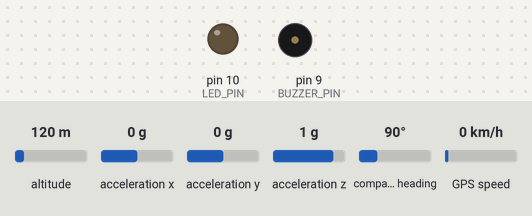
Simulated run of this sketch. Board: Arduino Uno, built with avr-gcc and run on an emulated ATmega328P. Shown: output pins drawn as LEDs (lit = HIGH), buzzer (waves = sounding, pin HIGH). Dashed ring = blinking. Inputs (shaded band) come from the test bench; at power-on: GPS speed 0 km/h, altitude 120 m, acceleration x 0 g, acceleration y 0 g, acceleration z 1 g, compass heading 90°. The GPS gets a fix after 3 s at 37.7749, -122.4194 with 8 satellites; the modem accepts every AT command (registered, SIM ready, sends succeed) and sends nothing else; what the sketch prints to the serial monitor is not drawn.

Above: at 3.2 s.
3.3 s: GPS speed set to 58 km/h
5.2 s: GPS speed set to 62 km/h
At 6.6 s:
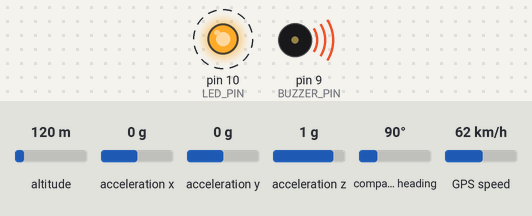
8.2 s: GPS speed set to 2 km/h
At 10.2 s:
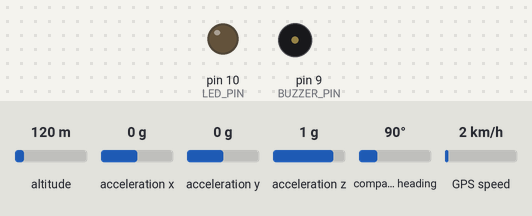
10.6 s: GPS speed set to 90 km/h
At 11.8 s:
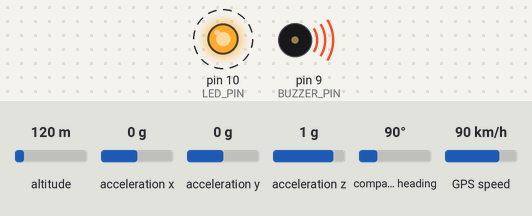
Timing chart, 0 to 14.6 s (numbered marks = the images above; inputs shaded):
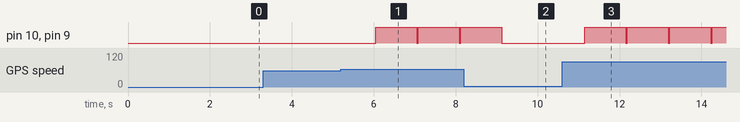

The sketch:

smartHelmet.ino
```cpp
#include <Wire.h>
#include <Adafruit_ADXL345_U.h>
#include <SoftwareSerial.h>
#include <TinyGPS++.h>

// Pin Definitions
#define GSM_RX 7
#define GSM_TX 8
#define GPS_RX 4
#define GPS_TX 3
#define BUZZER_PIN 9
#define LED_PIN 10

// Constants
#define CRASH_THRESHOLD 10000 // Adjust based on sensitivity (raw value)
#define SPEED_LIMIT 60 // Speed limit in km/h

// Objects
Adafruit_ADXL345_Unified accel = Adafruit_ADXL345_Unified(12345); // I2C address: 0x53
SoftwareSerial gsmSerial(GSM_RX, GSM_TX); // RX, TX for GSM module
SoftwareSerial gpsSerial(GPS_RX, GPS_TX); // RX, TX for GPS module
TinyGPSPlus gps;

// Flags
bool crashDetected = false;

void setup() {
  Serial.begin(9600);
  Wire.begin();
  gsmSerial.begin(9600); // Initialize GSM module serial communication
  gpsSerial.begin(9600); // Initialize GPS module serial communication

  // Initialize accelerometer
  if (!accel.begin()) {
    Serial.println("ADXL345 not found");
    while (1);
  }

  // Initialize pins
  pinMode(BUZZER_PIN, OUTPUT);
  pinMode(LED_PIN, OUTPUT);

  // GSM initialization
  sendGSMCommand("AT");
  sendGSMCommand("AT+CMGF=1"); // Set SMS mode to text
}

void loop() {
  // Accelerometer data processing
  sensors_event_t event;
  accel.getEvent(&event);

  // Crash detection
  if (!crashDetected && detectCrash(event)) {
    crashDetected = true;
    // Trigger emergency alert
    sendEmergencyAlert();
  }

  // GPS data processing
  while (gpsSerial.available() > 0) {
    gps.encode(gpsSerial.read());
  }

  // Speed warning
  if (gps.location.isValid()) {
    float speed = gps.speed.kmph();
    if (speed > SPEED_LIMIT) {
      triggerSpeedWarning();
    }
  }
}

bool detectCrash(sensors_event_t event) {
  // Check if any axis exceeds the threshold
  return abs(event.acceleration.x) > CRASH_THRESHOLD || abs(event.acceleration.y) > CRASH_THRESHOLD || abs(event.acceleration.z) > CRASH_THRESHOLD;
}

void sendEmergencyAlert() {
  if (gps.location.isValid()) {
    String message = "Crash detected! Location: ";
    message += "https://maps.google.com/?q=";
    message += String(gps.location.lat(), 6);
    message += ",";
    message += String(gps.location.lng(), 6);

    sendGSMCommand("AT+CMGS=\"+1234567890\""); // emergency contact number
    gsmSerial.print(message);
    gsmSerial.write(26); //  CTRL+Z to send the SMS
  }
}

void triggerSpeedWarning() {
  // Activate buzzer or LEDs for speed warning
  digitalWrite(BUZZER_PIN, HIGH);
  digitalWrite(LED_PIN, HIGH);
  delay(1000); // Adjust as needed
  digitalWrite(BUZZER_PIN, LOW);
  digitalWrite(LED_PIN, LOW);
}

void sendGSMCommand(String command) {
  gsmSerial.println(command);
  delay(1000);
  while (gsmSerial.available()) {
    Serial.print(char(gsmSerial.read()));
  }
}
```

Measured:
- the behaviour switches between 60 and 61 km/h on GPS speed (found by bisection; images 0 and 1)
- after the input at 3.3 s, every drawn part: stays the same
- after the input at 5.2 s, pin 10 (LED_PIN), pin 9 (BUZZER_PIN): alternates HIGH for 1.0 s and LOW for 0.03 s, starting after 0.85 s
- after the input at 8.2 s, pin 10 (LED_PIN), pin 9 (BUZZER_PIN): goes on until 9.1 s, then stays LOW
- after the input at 10.6 s, pin 10 (LED_PIN), pin 9 (BUZZER_PIN): alternates HIGH for 1.0 s and LOW for 0.03 s, starting after 0.56 s
